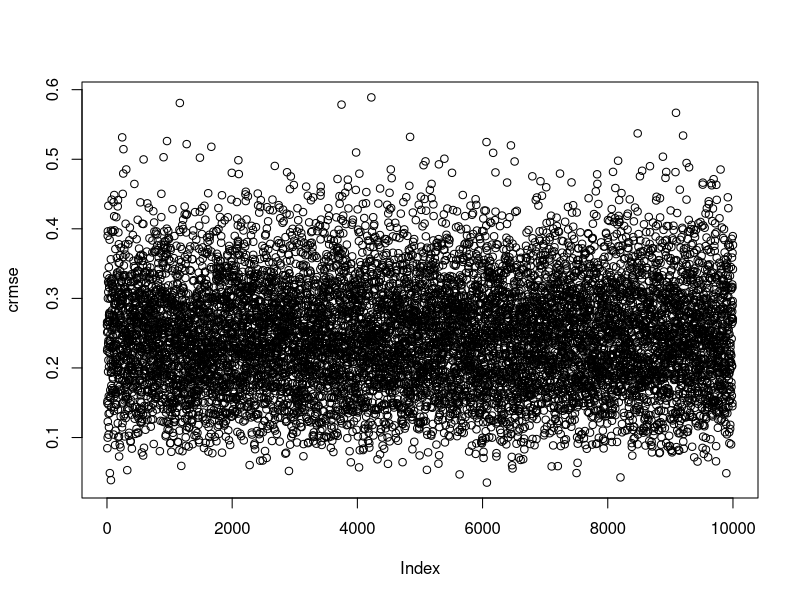
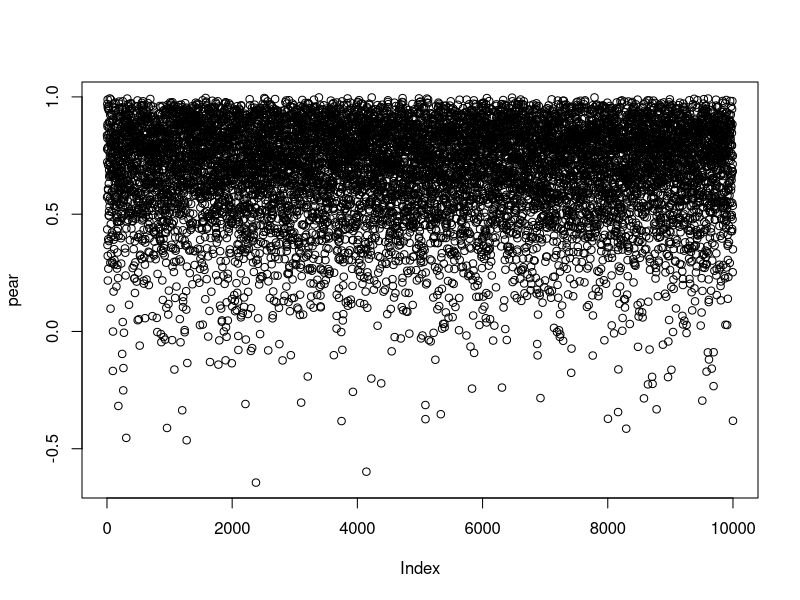
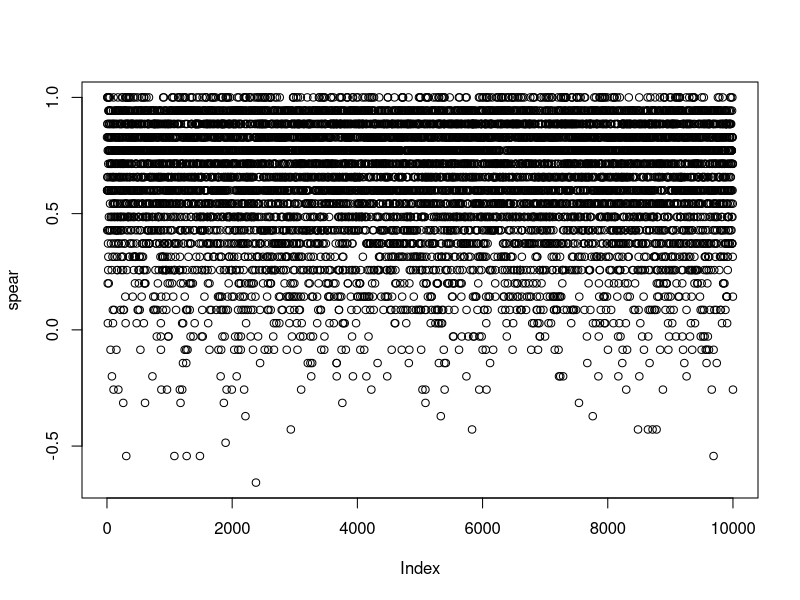
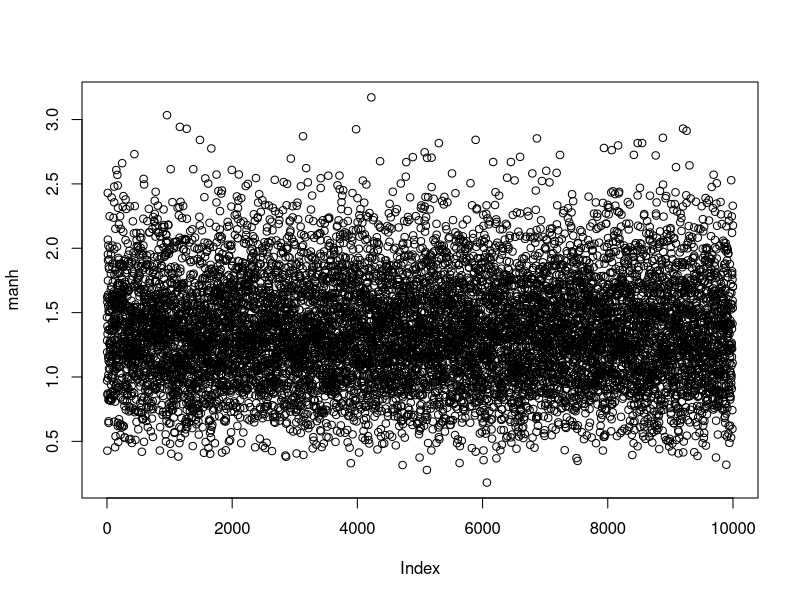
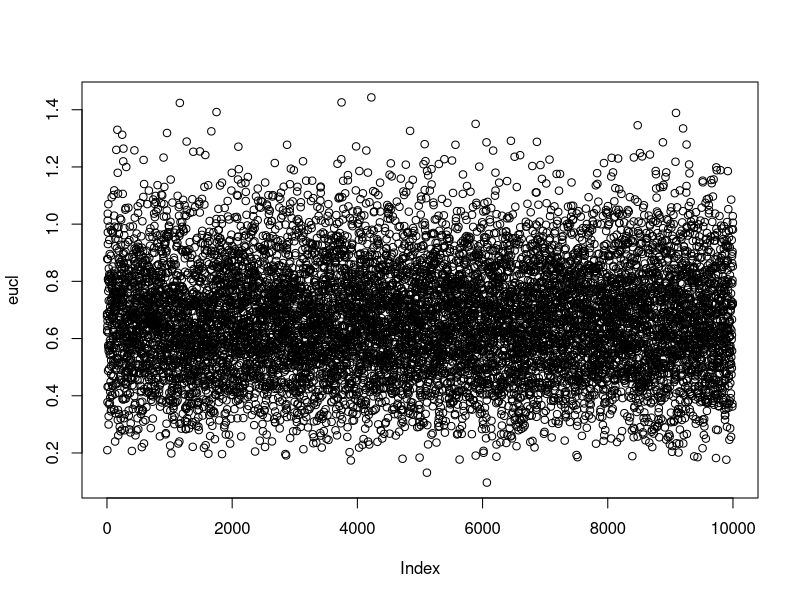
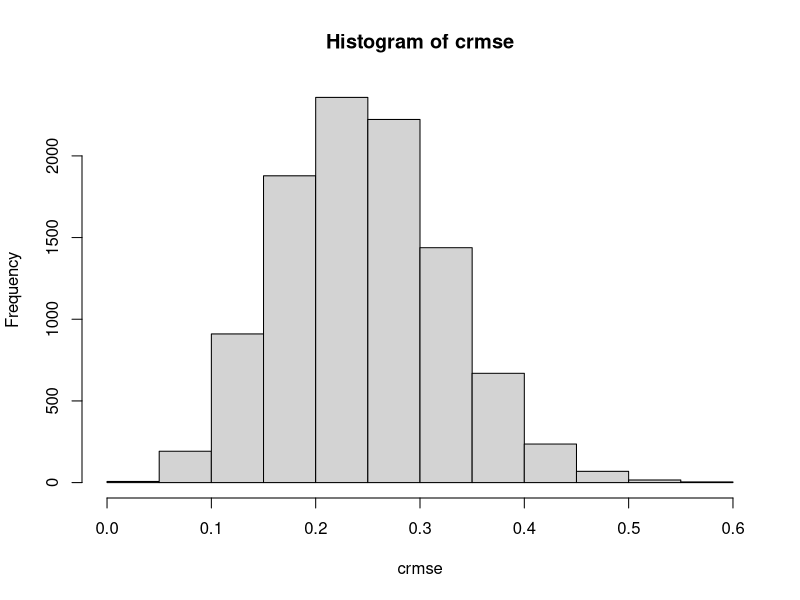
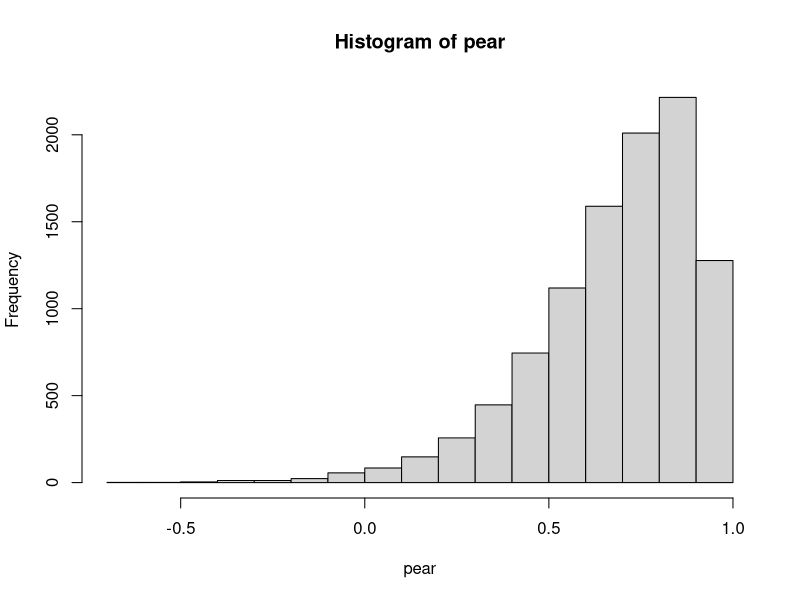
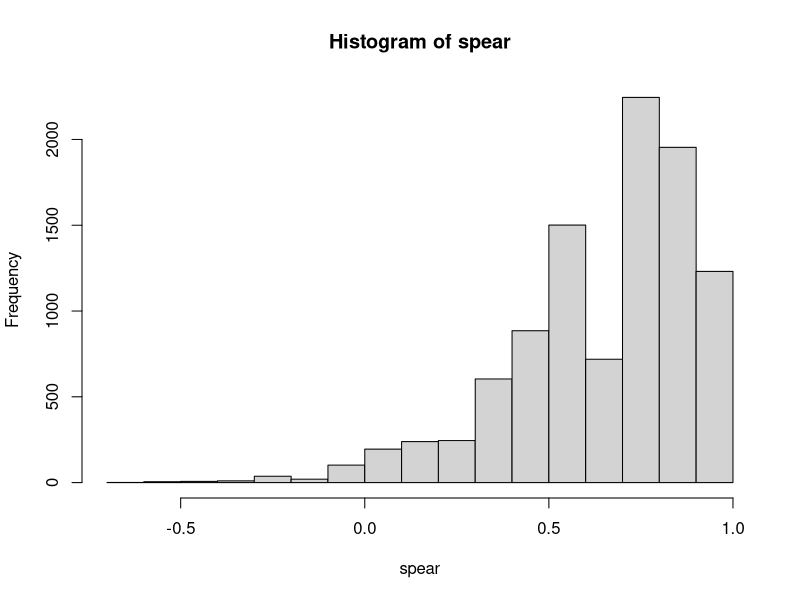

Write R code to recreate these figures, in order.
library(ggplot2)
library(reshape2)

normalize_values = function(x,min,max) {
  return((x - min)/(max-min))
}
# How do the metrics perform for parallel series with uncertainty? Absolute difference between pairs bigger than average error.
crmse = c()
pear = c()
spear = c()
manh = c()
eucl = c()
x_series_vector = c()
y_series_vector = c()
exp_err = 0.2
ntries = 10000
ddp = c()
j = 0
for (i in seq(1,ntries)) {
  x = c(0.1,0.25,0.4,0.55,0.7,0.85)
  y = c(0.1,0.25,0.4,0.55,0.7,0.85)
  random_values_x = rnorm(6,sd=exp_err)
  random_values_y = rnorm(6,sd=exp_err)
  x = x + random_values_x
  y = y + random_values_y
  x_y = rbind(x, y)
  pear = c(pear, cor(y, x, method='pearson'))
  spear = c(spear, cor(y, x, method='spearman'))
  manh = c(manh,dist(x_y, method = "manhattan"))
  eucl = c(eucl,dist(x_y, method = "euclidean"))
  y_series = y - mean(y)
  x_series = x - mean(x)
  crmse = c(crmse, sqrt(sum((y_series - x_series)**2)/length(x)))
  x_series_vector = c(x_series_vector, x_series)
  y_series_vector = c(y_series_vector, y_series)
  ddp = c(ddp, y_series[6] - x_series[6])
  j = j + 1
}
summary(crmse)
summary(pear)
summary(spear)
summary(manh)
summary(eucl)
# transform the value ranges of eucl, manh, and crmse into the range from 0 to 1
eucl_normed = sapply(eucl, normalize_values,min=min(eucl),max=max(eucl))
crmse_normed = sapply(crmse, normalize_values,min=min(crmse),max=max(crmse))
manh_normed = sapply(manh, normalize_values,min=min(manh),max=max(manh))
plot(crmse)
plot(pear)
plot(spear)
plot(manh)
plot(eucl)
summary(crmse_normed)
summary(pear)
summary(spear)
summary(manh_normed)
summary(eucl_normed)
hist(crmse)
hist(pear)
hist(spear)
hist(manh)
hist(eucl)
# Plot the distribution of the normed Euclidean, Manhattan and cRMSE
## without normalization
hist_data_unnormed_unmelted = data.frame(crmse, eucl, manh)
hist_data_unnormed = melt(hist_data_unnormed_unmelted)
## with normalization
hist_data = data.frame(crmse_normed, eucl_normed, manh_normed)
hist_data_unmelted = hist_data
hist_data = melt(hist_data)
## for the pearson and the spearman values
hist_data_ps = data.frame(spear,pear)
hist_data_ps_melted = melt(hist_data_ps)
# density plot of the three similarity values - not normalized 
ggplot(hist_data_unnormed, aes(value,fill = variable)) + geom_density(alpha=0.2) + 
  labs(title = "Distribution of not normalized values", x = "Absolute Values", y = "Density") +
  theme_bw() +
  theme(plot.title = element_text(size = rel(2)), 
        axis.title = element_text(size = rel(2)), 
        axis.text = element_text(size = rel(2)))
# density plot of the three similarity values - normed values
ggplot(hist_data, aes(value,fill = variable)) + geom_density(alpha=0.2) + 
  labs(title = "Distribution of normalized values", x = "Normalized Values", y = "Density") +
  theme_bw() +
  theme(plot.title = element_text(size = rel(2)), 
        axis.title = element_text(size = rel(2)), 
        axis.text = element_text(size = rel(2)))
# density plot of the three similarity values with normal distribution (z_scores) - normed values
ggplot(hist_data, aes(value,fill = variable)) + geom_density(alpha=0.2) + 
  labs(title = "Distribution of normalized values", x = "Normalized Values", y = "Density") +
  theme_bw() +
  theme(plot.title = element_text(size = rel(2)), 
        axis.title = element_text(size = rel(2)), 
        axis.text = element_text(size = rel(2))) + 
  stat_function(fun = dnorm, args = list(mean=mean(hist_data_unmelted$crmse_normed), sd = sd(hist_data_unmelted$crmse_normed)), size =1, colour = "red") + 
  stat_function(fun = dnorm, args = list(mean=mean(hist_data_unmelted$eucl_normed), sd = sd(hist_data_unmelted$eucl_normed)), size =1, colour = "green") + 
  stat_function(fun = dnorm, args = list(mean=mean(hist_data_unmelted$manh_normed), sd = sd(hist_data_unmelted$manh_normed)), size =1, colour = "blue")
# density plot of the pearson and the spearman values
ggplot(hist_data_ps_melted, aes(value, fill = variable)) + geom_density(alpha = 0.2) + 
  labs(title = "Distribution of correlation values", x = "Values", y = "Density") +
  theme_bw() +
  theme(plot.title = element_text(size = rel(2)), 
        axis.title = element_text(size = rel(2)), 
        axis.text = element_text(size = rel(2)))